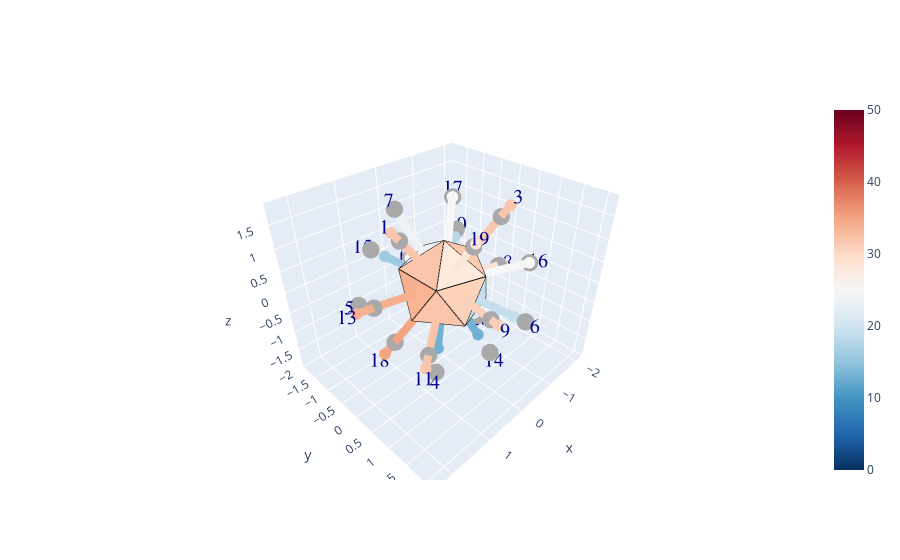

Notebook cell for this chart:
### Code cell
#CALL THE DISPLAY FUNCTIONS:

# dice_set = rng.choice(test_dice.iloc[:,0], 500, shuffle=False)
# dice_set = test_dice.iloc[:,0]

display_dice_v2(dice_set)
dice_hist, test_hist, test_sets, numsets = plot_dice_stats_v2(dice_set, numsets=20000)
test_err1, test_err2, dice_err1, dice_err2 = get_adjacency_likelihood(dice_set, test_sets)

### Figure 1 — Plotly figure (JSON) as saved in the notebook; plotly's stock layout.template omitted (floating-point values rounded to 4 significant figures)
{"data": [{"cmax": 50, "cmin": 0, "colorscale": [[0, "rgb(5,48,97)"], [0.1, "rgb(33,102,172)"], [0.2, "rgb(67,147,195)"], [0.3, "rgb(146,197,222)"], [0.4, "rgb(209,229,240)"], [0.5, "rgb(247,247,247)"], [0.6, "rgb(253,219,199)"], [0.7, "rgb(244,165,130)"], [0.8, "rgb(214,96,77)"], [0.9, "rgb(178,24,43)"], [1, "rgb(103,0,31)"]], "i": [0, 6, 0, 2, 8, 2, 0, 4, 1, 5, 1, 6, 1, 2, 7, 3, 0, 8, 0, 4], "intensity": [32, 26, 32, 13, 22, 19, 24, 29, 31, 18, 32, 25, 34, 13, 16, 25, 25, 35, 28, 21], "intensitymode": "cell", "j": [1, 8, 3, 10, 9, 3, 7, 5, 2, 6, 2, 7, 9, 4, 8, 4, 5, 10, 1, 6], "k": [9, 11, 5, 11, 10, 4, 9, 6, 3, 7, 10, 8, 10, 11, 9, 5, 7, 11, 3, 11], "lighting": {"ambient": 1}, "type": "mesh3d", "x": [0, 0.7236, 0.2764, -0.2764, -0.7236, -0.8944, -0.7236, -0.2764, 0.2764, 0.7236, 0.8944, 1.225e-16], "y": [0, 0.5257, 0.8507, 0.8507, 0.5257, 1.095e-16, -0.5257, -0.8507, -0.8507, -0.5257, -2.191e-16, 0], "z": [1, 0.4472, -0.4472, 0.4472, -0.4472, 0.4472, -0.4472, 0.4472, -0.4472, 0.4472, -0.4472, -1]}, {"marker": {"color": "darkgray", "size": 6, "symbol": "circle"}, "mode": "markers", "type": "scatter3d", "x": [1.087, -0.336, -0.8798, 0.8798, 1.423, -0.5437, 0.336, -1.76, 0.5437, -1.423, 1.423, -0.5437, 1.76, -0.336, 0.5437, -1.423, -0.8798, 0.8798, 0.336, -1.087], "y": [-8.342e-17, -1.034, 0.6392, 0.6392, -1.034, 1.673, -1.034, 2.503e-16, 1.673, -1.034, 1.034, -1.673, -2.48e-16, 1.034, -1.673, 1.034, -0.6392, -0.6392, 1.034, 1.668e-16], "z": [1.423, -1.423, 1.423, -1.423, -0.336, -0.336, 1.423, -0.336, 0.336, 0.336, -0.336, -0.336, 0.336, -1.423, 0.336, 0.336, 1.423, -1.423, 1.423, -1.423]}, {"marker": {"color": 1, "opacity": 1, "size": 12}, "mode": "lines", "name": "vertices", "type": "scatter3d", "x": [0, 0.7236, -0.2764, 0, -0.8944, -0.2764, 0.2764, -0.7236, -0.2764, -0.8944, -0.7236, -0.7236, -0.8944, -0.2764, -0.7236, 0.2764, -0.2764, 0, 0.7236, -0.2764, 0.2764, 0.7236, 0.7236, 0.8944, 0.2764, 1.225e-16, 0.8944, 0.2764, 1.225e-16, -0.7236, -0.7236, 1.225e-16, 0.8944, 0.7236, 0.7236, 0.2764], "y": [0, 0.5257, 0.8507, 0, 1.095e-16, 0.8507, 0.8507, 0.5257, 0.8507, 1.095e-16, 0.5257, -0.5257, 1.095e-16, -0.8507, -0.5257, -0.8507, -0.8507, 0, -0.5257, -0.8507, -0.8507, -0.5257, 0.5257, -2.191e-16, -0.8507, 0, -2.191e-16, 0.8507, 0, 0.5257, -0.5257, 0, -2.191e-16, -0.5257, 0.5257, 0.8507], "z": [1, 0.4472, 0.4472, 1, 0.4472, 0.4472, -0.4472, -0.4472, 0.4472, 0.4472, -0.4472, -0.4472, 0.4472, 0.4472, -0.4472, -0.4472, 0.4472, 1, 0.4472, 0.4472, -0.4472, 0.4472, 0.4472, -0.4472, -0.4472, -1, -0.4472, -0.4472, -1, -0.4472, -0.4472, -1, -0.4472, 0.4472, 0.4472, -0.4472]}, {"marker": {"cmax": 2, "cmin": 0, "color": [1.28, 1.28], "colorscale": [[0, "rgb(5,48,97)"], [0.1, "rgb(33,102,172)"], [0.2, "rgb(67,147,195)"], [0.3, "rgb(146,197,222)"], [0.4, "rgb(209,229,240)"], [0.5, "rgb(247,247,247)"], [0.6, "rgb(253,219,199)"], [0.7, "rgb(244,165,130)"], [0.8, "rgb(214,96,77)"], [0.9, "rgb(178,24,43)"], [1, "rgb(103,0,31)"]], "size": 4}, "mode": "markers", "type": "scatter3d", "x": [1.257, 0.442], "y": [-9.646e-17, -3.39e-17], "z": [1.646, 0.5785]}, {"line": {"cmax": 2, "cmin": 0, "color": [1.28, 1.28], "colorscale": [[0, "rgb(5,48,97)"], [0.1, "rgb(33,102,172)"], [0.2, "rgb(67,147,195)"], [0.3, "rgb(146,197,222)"], [0.4, "rgb(209,229,240)"], [0.5, "rgb(247,247,247)"], [0.6, "rgb(253,219,199)"], [0.7, "rgb(244,165,130)"], [0.8, "rgb(214,96,77)"], [0.9, "rgb(178,24,43)"], [1, "rgb(103,0,31)"]], "width": 16}, "marker": {"cmax": 2, "cmin": 0, "color": [1.28, 1.28], "colorscale": [[0, "rgb(5,48,97)"], [0.1, "rgb(33,102,172)"], [0.2, "rgb(67,147,195)"], [0.3, "rgb(146,197,222)"], [0.4, "rgb(209,229,240)"], [0.5, "rgb(247,247,247)"], [0.6, "rgb(253,219,199)"], [0.7, "rgb(244,165,130)"], [0.8, "rgb(214,96,77)"], [0.9, "rgb(178,24,43)"], [1, "rgb(103,0,31)"]], "size": 3}, "mode": "lines+markers", "type": "scatter3d", "x": [1.257, 0.442], "y": [-9.646e-17, -3.39e-17], "z": [1.646, 0.5785]}, {"marker": {"cmax": 2, "cmin": 0, "color": [1.04, 1.04], "colorscale": [[0, "rgb(5,48,97)"], [0.1, "rgb(33,102,172)"], [0.2, "rgb(67,147,195)"], [0.3, "rgb(146,197,222)"], [0.4, "rgb(209,229,240)"], [0.5, "rgb(247,247,247)"], [0.6, "rgb(253,219,199)"], [0.7, "rgb(244,165,130)"], [0.8, "rgb(214,96,77)"], [0.9, "rgb(178,24,43)"], [1, "rgb(103,0,31)"]], "size": 4}, "mode": "markers", "type": "scatter3d", "x": [-0.3435, -0.1366], "y": [-1.057, -0.4203], "z": [-1.455, -0.5785]}, {"line": {"cmax": 2, "cmin": 0, "color": [1.04, 1.04], "colorscale": [[0, "rgb(5,48,97)"], [0.1, "rgb(33,102,172)"], [0.2, "rgb(67,147,195)"], [0.3, "rgb(146,197,222)"], [0.4, "rgb(209,229,240)"], [0.5, "rgb(247,247,247)"], [0.6, "rgb(253,219,199)"], [0.7, "rgb(244,165,130)"], [0.8, "rgb(214,96,77)"], [0.9, "rgb(178,24,43)"], [1, "rgb(103,0,31)"]], "width": 16}, "marker": {"cmax": 2, "cmin": 0, "color": [1.04, 1.04], "colorscale": [[0, "rgb(5,48,97)"], [0.1, "rgb(33,102,172)"], [0.2, "rgb(67,147,195)"], [0.3, "rgb(146,197,222)"], [0.4, "rgb(209,229,240)"], [0.5, "rgb(247,247,247)"], [0.6, "rgb(253,219,199)"], [0.7, "rgb(244,165,130)"], [0.8, "rgb(214,96,77)"], [0.9, "rgb(178,24,43)"], [1, "rgb(103,0,31)"]], "size": 3}, "mode": "lines+markers", "type": "scatter3d", "x": [-0.3435, -0.1366], "y": [-1.057, -0.4203], "z": [-1.455, -0.5785]}, {"marker": {"cmax": 2, "cmin": 0, "color": [1.28, 1.28], "colorscale": [[0, "rgb(5,48,97)"], [0.1, "rgb(33,102,172)"], [0.2, "rgb(67,147,195)"], [0.3, "rgb(146,197,222)"], [0.4, "rgb(209,229,240)"], [0.5, "rgb(247,247,247)"], [0.6, "rgb(253,219,199)"], [0.7, "rgb(244,165,130)"], [0.8, "rgb(214,96,77)"], [0.9, "rgb(178,24,43)"], [1, "rgb(103,0,31)"]], "size": 4}, "mode": "markers", "type": "scatter3d", "x": [-1.017, -0.3575], "y": [0.7391, 0.2598], "z": [1.646, 0.5785]}, {"line": {"cmax": 2, "cmin": 0, "color": [1.28, 1.28], "colorscale": [[0, "rgb(5,48,97)"], [0.1, "rgb(33,102,172)"], [0.2, "rgb(67,147,195)"], [0.3, "rgb(146,197,222)"], [0.4, "rgb(209,229,240)"], [0.5, "rgb(247,247,247)"], [0.6, "rgb(253,219,199)"], [0.7, "rgb(244,165,130)"], [0.8, "rgb(214,96,77)"], [0.9, "rgb(178,24,43)"], [1, "rgb(103,0,31)"]], "width": 16}, "marker": {"cmax": 2, "cmin": 0, "color": [1.28, 1.28], "colorscale": [[0, "rgb(5,48,97)"], [0.1, "rgb(33,102,172)"], [0.2, "rgb(67,147,195)"], [0.3, "rgb(146,197,222)"], [0.4, "rgb(209,229,240)"], [0.5, "rgb(247,247,247)"], [0.6, "rgb(253,219,199)"], [0.7, "rgb(244,165,130)"], [0.8, "rgb(214,96,77)"], [0.9, "rgb(178,24,43)"], [1, "rgb(103,0,31)"]], "size": 3}, "mode": "lines+markers", "type": "scatter3d", "x": [-1.017, -0.3575], "y": [0.7391, 0.2598], "z": [1.646, 0.5785]}, {"marker": {"cmax": 2, "cmin": 0, "color": [0.52, 0.52], "colorscale": [[0, "rgb(5,48,97)"], [0.1, "rgb(33,102,172)"], [0.2, "rgb(67,147,195)"], [0.3, "rgb(146,197,222)"], [0.4, "rgb(209,229,240)"], [0.5, "rgb(247,247,247)"], [0.6, "rgb(253,219,199)"], [0.7, "rgb(244,165,130)"], [0.8, "rgb(214,96,77)"], [0.9, "rgb(178,24,43)"], [1, "rgb(103,0,31)"]], "size": 4}, "mode": "markers", "type": "scatter3d", "x": [0.644, 0.3575], "y": [0.4679, 0.2598], "z": [-1.042, -0.5785]}, {"line": {"cmax": 2, "cmin": 0, "color": [0.52, 0.52], "colorscale": [[0, "rgb(5,48,97)"], [0.1, "rgb(33,102,172)"], [0.2, "rgb(67,147,195)"], [0.3, "rgb(146,197,222)"], [0.4, "rgb(209,229,240)"], [0.5, "rgb(247,247,247)"], [0.6, "rgb(253,219,199)"], [0.7, "rgb(244,165,130)"], [0.8, "rgb(214,96,77)"], [0.9, "rgb(178,24,43)"], [1, "rgb(103,0,31)"]], "width": 16}, "marker": {"cmax": 2, "cmin": 0, "color": [0.52, 0.52], "colorscale": [[0, "rgb(5,48,97)"], [0.1, "rgb(33,102,172)"], [0.2, "rgb(67,147,195)"], [0.3, "rgb(146,197,222)"], [0.4, "rgb(209,229,240)"], [0.5, "rgb(247,247,247)"], [0.6, "rgb(253,219,199)"], [0.7, "rgb(244,165,130)"], [0.8, "rgb(214,96,77)"], [0.9, "rgb(178,24,43)"], [1, "rgb(103,0,31)"]], "size": 3}, "mode": "lines+markers", "type": "scatter3d", "x": [0.644, 0.3575], "y": [0.4679, 0.2598], "z": [-1.042, -0.5785]}, {"marker": {"cmax": 2, "cmin": 0, "color": [0.88, 0.88], "colorscale": [[0, "rgb(5,48,97)"], [0.1, "rgb(33,102,172)"], [0.2, "rgb(67,147,195)"], [0.3, "rgb(146,197,222)"], [0.4, "rgb(209,229,240)"], [0.5, "rgb(247,247,247)"], [0.6, "rgb(253,219,199)"], [0.7, "rgb(244,165,130)"], [0.8, "rgb(214,96,77)"], [0.9, "rgb(178,24,43)"], [1, "rgb(103,0,31)"]], "size": 4}, "mode": "markers", "type": "scatter3d", "x": [1.328, 0.5785], "y": [-0.9649, -0.4203], "z": [-0.3135, -0.1366]}, {"line": {"cmax": 2, "cmin": 0, "color": [0.88, 0.88], "colorscale": [[0, "rgb(5,48,97)"], [0.1, "rgb(33,102,172)"], [0.2, "rgb(67,147,195)"], [0.3, "rgb(146,197,222)"], [0.4, "rgb(209,229,240)"], [0.5, "rgb(247,247,247)"], [0.6, "rgb(253,219,199)"], [0.7, "rgb(244,165,130)"], [0.8, "rgb(214,96,77)"], [0.9, "rgb(178,24,43)"], [1, "rgb(103,0,31)"]], "width": 16}, "marker": {"cmax": 2, "cmin": 0, "color": [0.88, 0.88], "colorscale": [[0, "rgb(5,48,97)"], [0.1, "rgb(33,102,172)"], [0.2, "rgb(67,147,195)"], [0.3, "rgb(146,197,222)"], [0.4, "rgb(209,229,240)"], [0.5, "rgb(247,247,247)"], [0.6, "rgb(253,219,199)"], [0.7, "rgb(244,165,130)"], [0.8, "rgb(214,96,77)"], [0.9, "rgb(178,24,43)"], [1, "rgb(103,0,31)"]], "size": 3}, "mode": "lines+markers", "type": "scatter3d", "x": [1.328, 0.5785], "y": [-0.9649, -0.4203], "z": [-0.3135, -0.1366]}, {"marker": {"cmax": 2, "cmin": 0, "color": [0.76, 0.76], "colorscale": [[0, "rgb(5,48,97)"], [0.1, "rgb(33,102,172)"], [0.2, "rgb(67,147,195)"], [0.3, "rgb(146,197,222)"], [0.4, "rgb(209,229,240)"], [0.5, "rgb(247,247,247)"], [0.6, "rgb(253,219,199)"], [0.7, "rgb(244,165,130)"], [0.8, "rgb(214,96,77)"], [0.9, "rgb(178,24,43)"], [1, "rgb(103,0,31)"]], "size": 4}, "mode": "markers", "type": "scatter3d", "x": [-0.4709, -0.221], "y": [1.449, 0.6801], "z": [-0.291, -0.1366]}, {"line": {"cmax": 2, "cmin": 0, "color": [0.76, 0.76], "colorscale": [[0, "rgb(5,48,97)"], [0.1, "rgb(33,102,172)"], [0.2, "rgb(67,147,195)"], [0.3, "rgb(146,197,222)"], [0.4, "rgb(209,229,240)"], [0.5, "rgb(247,247,247)"], [0.6, "rgb(253,219,199)"], [0.7, "rgb(244,165,130)"], [0.8, "rgb(214,96,77)"], [0.9, "rgb(178,24,43)"], [1, "rgb(103,0,31)"]], "width": 16}, "marker": {"cmax": 2, "cmin": 0, "color": [0.76, 0.76], "colorscale": [[0, "rgb(5,48,97)"], [0.1, "rgb(33,102,172)"], [0.2, "rgb(67,147,195)"], [0.3, "rgb(146,197,222)"], [0.4, "rgb(209,229,240)"], [0.5, "rgb(247,247,247)"], [0.6, "rgb(253,219,199)"], [0.7, "rgb(244,165,130)"], [0.8, "rgb(214,96,77)"], [0.9, "rgb(178,24,43)"], [1, "rgb(103,0,31)"]], "size": 3}, "mode": "lines+markers", "type": "scatter3d", "x": [-0.4709, -0.221], "y": [1.449, 0.6801], "z": [-0.291, -0.1366]}, {"marker": {"cmax": 2, "cmin": 0, "color": [0.96, 0.96], "colorscale": [[0, "rgb(5,48,97)"], [0.1, "rgb(33,102,172)"], [0.2, "rgb(67,147,195)"], [0.3, "rgb(146,197,222)"], [0.4, "rgb(209,229,240)"], [0.5, "rgb(247,247,247)"], [0.6, "rgb(253,219,199)"], [0.7, "rgb(244,165,130)"], [0.8, "rgb(214,96,77)"], [0.9, "rgb(178,24,43)"], [1, "rgb(103,0,31)"]], "size": 4}, "mode": "markers", "type": "scatter3d", "x": [0.3285, 0.1366], "y": [-1.011, -0.4203], "z": [1.392, 0.5785]}, {"line": {"cmax": 2, "cmin": 0, "color": [0.96, 0.96], "colorscale": [[0, "rgb(5,48,97)"], [0.1, "rgb(33,102,172)"], [0.2, "rgb(67,147,195)"], [0.3, "rgb(146,197,222)"], [0.4, "rgb(209,229,240)"], [0.5, "rgb(247,247,247)"], [0.6, "rgb(253,219,199)"], [0.7, "rgb(244,165,130)"], [0.8, "rgb(214,96,77)"], [0.9, "rgb(178,24,43)"], [1, "rgb(103,0,31)"]], "width": 16}, "marker": {"cmax": 2, "cmin": 0, "color": [0.96, 0.96], "colorscale": [[0, "rgb(5,48,97)"], [0.1, "rgb(33,102,172)"], [0.2, "rgb(67,147,195)"], [0.3, "rgb(146,197,222)"], [0.4, "rgb(209,229,240)"], [0.5, "rgb(247,247,247)"], [0.6, "rgb(253,219,199)"], [0.7, "rgb(244,165,130)"], [0.8, "rgb(214,96,77)"], [0.9, "rgb(178,24,43)"], [1, "rgb(103,0,31)"]], "size": 3}, "mode": "lines+markers", "type": "scatter3d", "x": [0.3285, 0.1366], "y": [-1.011, -0.4203], "z": [1.392, 0.5785]}, {"marker": {"cmax": 2, "cmin": 0, "color": [1.16, 1.16], "colorscale": [[0, "rgb(5,48,97)"], [0.1, "rgb(33,102,172)"], [0.2, "rgb(67,147,195)"], [0.3, "rgb(146,197,222)"], [0.4, "rgb(209,229,240)"], [0.5, "rgb(247,247,247)"], [0.6, "rgb(253,219,199)"], [0.7, "rgb(244,165,130)"], [0.8, "rgb(214,96,77)"], [0.9, "rgb(178,24,43)"], [1, "rgb(103,0,31)"]], "size": 4}, "mode": "markers", "type": "scatter3d", "x": [-1.917, -0.7151], "y": [2.726e-16, 1.017e-16], "z": [-0.3661, -0.1366]}, {"line": {"cmax": 2, "cmin": 0, "color": [1.16, 1.16], "colorscale": [[0, "rgb(5,48,97)"], [0.1, "rgb(33,102,172)"], [0.2, "rgb(67,147,195)"], [0.3, "rgb(146,197,222)"], [0.4, "rgb(209,229,240)"], [0.5, "rgb(247,247,247)"], [0.6, "rgb(253,219,199)"], [0.7, "rgb(244,165,130)"], [0.8, "rgb(214,96,77)"], [0.9, "rgb(178,24,43)"], [1, "rgb(103,0,31)"]], "width": 16}, "marker": {"cmax": 2, "cmin": 0, "color": [1.16, 1.16], "colorscale": [[0, "rgb(5,48,97)"], [0.1, "rgb(33,102,172)"], [0.2, "rgb(67,147,195)"], [0.3, "rgb(146,197,222)"], [0.4, "rgb(209,229,240)"], [0.5, "rgb(247,247,247)"], [0.6, "rgb(253,219,199)"], [0.7, "rgb(244,165,130)"], [0.8, "rgb(214,96,77)"], [0.9, "rgb(178,24,43)"], [1, "rgb(103,0,31)"]], "size": 3}, "mode": "lines+markers", "type": "scatter3d", "x": [-1.917, -0.7151], "y": [2.726e-16, 1.017e-16], "z": [-0.3661, -0.1366]}, {"marker": {"cmax": 2, "cmin": 0, "color": [1.24, 1.24], "colorscale": [[0, "rgb(5,48,97)"], [0.1, "rgb(33,102,172)"], [0.2, "rgb(67,147,195)"], [0.3, "rgb(146,197,222)"], [0.4, "rgb(209,229,240)"], [0.5, "rgb(247,247,247)"], [0.6, "rgb(253,219,199)"], [0.7, "rgb(244,165,130)"], [0.8, "rgb(214,96,77)"], [0.9, "rgb(178,24,43)"], [1, "rgb(103,0,31)"]], "size": 4}, "mode": "markers", "type": "scatter3d", "x": [0.6166, 0.221], "y": [1.898, 0.6801], "z": [0.3811, 0.1366]}, {"line": {"cmax": 2, "cmin": 0, "color": [1.24, 1.24], "colorscale": [[0, "rgb(5,48,97)"], [0.1, "rgb(33,102,172)"], [0.2, "rgb(67,147,195)"], [0.3, "rgb(146,197,222)"], [0.4, "rgb(209,229,240)"], [0.5, "rgb(247,247,247)"], [0.6, "rgb(253,219,199)"], [0.7, "rgb(244,165,130)"], [0.8, "rgb(214,96,77)"], [0.9, "rgb(178,24,43)"], [1, "rgb(103,0,31)"]], "width": 16}, "marker": {"cmax": 2, "cmin": 0, "color": [1.24, 1.24], "colorscale": [[0, "rgb(5,48,97)"], [0.1, "rgb(33,102,172)"], [0.2, "rgb(67,147,195)"], [0.3, "rgb(146,197,222)"], [0.4, "rgb(209,229,240)"], [0.5, "rgb(247,247,247)"], [0.6, "rgb(253,219,199)"], [0.7, "rgb(244,165,130)"], [0.8, "rgb(214,96,77)"], [0.9, "rgb(178,24,43)"], [1, "rgb(103,0,31)"]], "size": 3}, "mode": "lines+markers", "type": "scatter3d", "x": [0.6166, 0.221], "y": [1.898, 0.6801], "z": [0.3811, 0.1366]}, {"marker": {"cmax": 2, "cmin": 0, "color": [0.72, 0.72], "colorscale": [[0, "rgb(5,48,97)"], [0.1, "rgb(33,102,172)"], [0.2, "rgb(67,147,195)"], [0.3, "rgb(146,197,222)"], [0.4, "rgb(209,229,240)"], [0.5, "rgb(247,247,247)"], [0.6, "rgb(253,219,199)"], [0.7, "rgb(244,165,130)"], [0.8, "rgb(214,96,77)"], [0.9, "rgb(178,24,43)"], [1, "rgb(103,0,31)"]], "size": 4}, "mode": "markers", "type": "scatter3d", "x": [-1.201, -0.5785], "y": [-0.8726, -0.4203], "z": [0.2835, 0.1366]}, {"line": {"cmax": 2, "cmin": 0, "color": [0.72, 0.72], "colorscale": [[0, "rgb(5,48,97)"], [0.1, "rgb(33,102,172)"], [0.2, "rgb(67,147,195)"], [0.3, "rgb(146,197,222)"], [0.4, "rgb(209,229,240)"], [0.5, "rgb(247,247,247)"], [0.6, "rgb(253,219,199)"], [0.7, "rgb(244,165,130)"], [0.8, "rgb(214,96,77)"], [0.9, "rgb(178,24,43)"], [1, "rgb(103,0,31)"]], "width": 16}, "marker": {"cmax": 2, "cmin": 0, "color": [0.72, 0.72], "colorscale": [[0, "rgb(5,48,97)"], [0.1, "rgb(33,102,172)"], [0.2, "rgb(67,147,195)"], [0.3, "rgb(146,197,222)"], [0.4, "rgb(209,229,240)"], [0.5, "rgb(247,247,247)"], [0.6, "rgb(253,219,199)"], [0.7, "rgb(244,165,130)"], [0.8, "rgb(214,96,77)"], [0.9, "rgb(178,24,43)"], [1, "rgb(103,0,31)"]], "size": 3}, "mode": "lines+markers", "type": "scatter3d", "x": [-1.201, -0.5785], "y": [-0.8726, -0.4203], "z": [0.2835, 0.1366]}, {"marker": {"cmax": 2, "cmin": 0, "color": [1.28, 1.28], "colorscale": [[0, "rgb(5,48,97)"], [0.1, "rgb(33,102,172)"], [0.2, "rgb(67,147,195)"], [0.3, "rgb(146,197,222)"], [0.4, "rgb(209,229,240)"], [0.5, "rgb(247,247,247)"], [0.6, "rgb(253,219,199)"], [0.7, "rgb(244,165,130)"], [0.8, "rgb(214,96,77)"], [0.9, "rgb(178,24,43)"], [1, "rgb(103,0,31)"]], "size": 4}, "mode": "markers", "type": "scatter3d", "x": [1.646, 0.5785], "y": [1.196, 0.4203], "z": [-0.3886, -0.1366]}, {"line": {"cmax": 2, "cmin": 0, "color": [1.28, 1.28], "colorscale": [[0, "rgb(5,48,97)"], [0.1, "rgb(33,102,172)"], [0.2, "rgb(67,147,195)"], [0.3, "rgb(146,197,222)"], [0.4, "rgb(209,229,240)"], [0.5, "rgb(247,247,247)"], [0.6, "rgb(253,219,199)"], [0.7, "rgb(244,165,130)"], [0.8, "rgb(214,96,77)"], [0.9, "rgb(178,24,43)"], [1, "rgb(103,0,31)"]], "width": 16}, "marker": {"cmax": 2, "cmin": 0, "color": [1.28, 1.28], "colorscale": [[0, "rgb(5,48,97)"], [0.1, "rgb(33,102,172)"], [0.2, "rgb(67,147,195)"], [0.3, "rgb(146,197,222)"], [0.4, "rgb(209,229,240)"], [0.5, "rgb(247,247,247)"], [0.6, "rgb(253,219,199)"], [0.7, "rgb(244,165,130)"], [0.8, "rgb(214,96,77)"], [0.9, "rgb(178,24,43)"], [1, "rgb(103,0,31)"]], "size": 3}, "mode": "lines+markers", "type": "scatter3d", "x": [1.646, 0.5785], "y": [1.196, 0.4203], "z": [-0.3886, -0.1366]}, {"marker": {"cmax": 2, "cmin": 0, "color": [1, 1], "colorscale": [[0, "rgb(5,48,97)"], [0.1, "rgb(33,102,172)"], [0.2, "rgb(67,147,195)"], [0.3, "rgb(146,197,222)"], [0.4, "rgb(209,229,240)"], [0.5, "rgb(247,247,247)"], [0.6, "rgb(253,219,199)"], [0.7, "rgb(244,165,130)"], [0.8, "rgb(214,96,77)"], [0.9, "rgb(178,24,43)"], [1, "rgb(103,0,31)"]], "size": 4}, "mode": "markers", "type": "scatter3d", "x": [-0.5437, -0.221], "y": [-1.673, -0.6801], "z": [-0.336, -0.1366]}, {"line": {"cmax": 2, "cmin": 0, "color": [1, 1], "colorscale": [[0, "rgb(5,48,97)"], [0.1, "rgb(33,102,172)"], [0.2, "rgb(67,147,195)"], [0.3, "rgb(146,197,222)"], [0.4, "rgb(209,229,240)"], [0.5, "rgb(247,247,247)"], [0.6, "rgb(253,219,199)"], [0.7, "rgb(244,165,130)"], [0.8, "rgb(214,96,77)"], [0.9, "rgb(178,24,43)"], [1, "rgb(103,0,31)"]], "width": 16}, "marker": {"cmax": 2, "cmin": 0, "color": [1, 1], "colorscale": [[0, "rgb(5,48,97)"], [0.1, "rgb(33,102,172)"], [0.2, "rgb(67,147,195)"], [0.3, "rgb(146,197,222)"], [0.4, "rgb(209,229,240)"], [0.5, "rgb(247,247,247)"], [0.6, "rgb(253,219,199)"], [0.7, "rgb(244,165,130)"], [0.8, "rgb(214,96,77)"], [0.9, "rgb(178,24,43)"], [1, "rgb(103,0,31)"]], "size": 3}, "mode": "lines+markers", "type": "scatter3d", "x": [-0.5437, -0.221], "y": [-1.673, -0.6801], "z": [-0.336, -0.1366]}, {"marker": {"cmax": 2, "cmin": 0, "color": [1.36, 1.36], "colorscale": [[0, "rgb(5,48,97)"], [0.1, "rgb(33,102,172)"], [0.2, "rgb(67,147,195)"], [0.3, "rgb(146,197,222)"], [0.4, "rgb(209,229,240)"], [0.5, "rgb(247,247,247)"], [0.6, "rgb(253,219,199)"], [0.7, "rgb(244,165,130)"], [0.8, "rgb(214,96,77)"], [0.9, "rgb(178,24,43)"], [1, "rgb(103,0,31)"]], "size": 4}, "mode": "markers", "type": "scatter3d", "x": [2.113, 0.7151], "y": [-2.979e-16, -1.008e-16], "z": [0.4036, 0.1366]}, {"line": {"cmax": 2, "cmin": 0, "color": [1.36, 1.36], "colorscale": [[0, "rgb(5,48,97)"], [0.1, "rgb(33,102,172)"], [0.2, "rgb(67,147,195)"], [0.3, "rgb(146,197,222)"], [0.4, "rgb(209,229,240)"], [0.5, "rgb(247,247,247)"], [0.6, "rgb(253,219,199)"], [0.7, "rgb(244,165,130)"], [0.8, "rgb(214,96,77)"], [0.9, "rgb(178,24,43)"], [1, "rgb(103,0,31)"]], "width": 16}, "marker": {"cmax": 2, "cmin": 0, "color": [1.36, 1.36], "colorscale": [[0, "rgb(5,48,97)"], [0.1, "rgb(33,102,172)"], [0.2, "rgb(67,147,195)"], [0.3, "rgb(146,197,222)"], [0.4, "rgb(209,229,240)"], [0.5, "rgb(247,247,247)"], [0.6, "rgb(253,219,199)"], [0.7, "rgb(244,165,130)"], [0.8, "rgb(214,96,77)"], [0.9, "rgb(178,24,43)"], [1, "rgb(103,0,31)"]], "size": 3}, "mode": "lines+markers", "type": "scatter3d", "x": [2.113, 0.7151], "y": [-2.979e-16, -1.008e-16], "z": [0.4036, 0.1366]}, {"marker": {"cmax": 2, "cmin": 0, "color": [0.52, 0.52], "colorscale": [[0, "rgb(5,48,97)"], [0.1, "rgb(33,102,172)"], [0.2, "rgb(67,147,195)"], [0.3, "rgb(146,197,222)"], [0.4, "rgb(209,229,240)"], [0.5, "rgb(247,247,247)"], [0.6, "rgb(253,219,199)"], [0.7, "rgb(244,165,130)"], [0.8, "rgb(214,96,77)"], [0.9, "rgb(178,24,43)"], [1, "rgb(103,0,31)"]], "size": 4}, "mode": "markers", "type": "scatter3d", "x": [-0.246, -0.1366], "y": [0.7571, 0.4203], "z": [-1.042, -0.5785]}, {"line": {"cmax": 2, "cmin": 0, "color": [0.52, 0.52], "colorscale": [[0, "rgb(5,48,97)"], [0.1, "rgb(33,102,172)"], [0.2, "rgb(67,147,195)"], [0.3, "rgb(146,197,222)"], [0.4, "rgb(209,229,240)"], [0.5, "rgb(247,247,247)"], [0.6, "rgb(253,219,199)"], [0.7, "rgb(244,165,130)"], [0.8, "rgb(214,96,77)"], [0.9, "rgb(178,24,43)"], [1, "rgb(103,0,31)"]], "width": 16}, "marker": {"cmax": 2, "cmin": 0, "color": [0.52, 0.52], "colorscale": [[0, "rgb(5,48,97)"], [0.1, "rgb(33,102,172)"], [0.2, "rgb(67,147,195)"], [0.3, "rgb(146,197,222)"], [0.4, "rgb(209,229,240)"], [0.5, "rgb(247,247,247)"], [0.6, "rgb(253,219,199)"], [0.7, "rgb(244,165,130)"], [0.8, "rgb(214,96,77)"], [0.9, "rgb(178,24,43)"], [1, "rgb(103,0,31)"]], "size": 3}, "mode": "lines+markers", "type": "scatter3d", "x": [-0.246, -0.1366], "y": [0.7571, 0.4203], "z": [-1.042, -0.5785]}, {"marker": {"cmax": 2, "cmin": 0, "color": [0.64, 0.64], "colorscale": [[0, "rgb(5,48,97)"], [0.1, "rgb(33,102,172)"], [0.2, "rgb(67,147,195)"], [0.3, "rgb(146,197,222)"], [0.4, "rgb(209,229,240)"], [0.5, "rgb(247,247,247)"], [0.6, "rgb(253,219,199)"], [0.7, "rgb(244,165,130)"], [0.8, "rgb(214,96,77)"], [0.9, "rgb(178,24,43)"], [1, "rgb(103,0,31)"]], "size": 4}, "mode": "markers", "type": "scatter3d", "x": [0.4345, 0.221], "y": [-1.337, -0.6801], "z": [0.2685, 0.1366]}, {"line": {"cmax": 2, "cmin": 0, "color": [0.64, 0.64], "colorscale": [[0, "rgb(5,48,97)"], [0.1, "rgb(33,102,172)"], [0.2, "rgb(67,147,195)"], [0.3, "rgb(146,197,222)"], [0.4, "rgb(209,229,240)"], [0.5, "rgb(247,247,247)"], [0.6, "rgb(253,219,199)"], [0.7, "rgb(244,165,130)"], [0.8, "rgb(214,96,77)"], [0.9, "rgb(178,24,43)"], [1, "rgb(103,0,31)"]], "width": 16}, "marker": {"cmax": 2, "cmin": 0, "color": [0.64, 0.64], "colorscale": [[0, "rgb(5,48,97)"], [0.1, "rgb(33,102,172)"], [0.2, "rgb(67,147,195)"], [0.3, "rgb(146,197,222)"], [0.4, "rgb(209,229,240)"], [0.5, "rgb(247,247,247)"], [0.6, "rgb(253,219,199)"], [0.7, "rgb(244,165,130)"], [0.8, "rgb(214,96,77)"], [0.9, "rgb(178,24,43)"], [1, "rgb(103,0,31)"]], "size": 3}, "mode": "lines+markers", "type": "scatter3d", "x": [0.4345, 0.221], "y": [-1.337, -0.6801], "z": [0.2685, 0.1366]}, {"marker": {"cmax": 2, "cmin": 0, "color": [1, 1], "colorscale": [[0, "rgb(5,48,97)"], [0.1, "rgb(33,102,172)"], [0.2, "rgb(67,147,195)"], [0.3, "rgb(146,197,222)"], [0.4, "rgb(209,229,240)"], [0.5, "rgb(247,247,247)"], [0.6, "rgb(253,219,199)"], [0.7, "rgb(244,165,130)"], [0.8, "rgb(214,96,77)"], [0.9, "rgb(178,24,43)"], [1, "rgb(103,0,31)"]], "size": 4}, "mode": "markers", "type": "scatter3d", "x": [-1.423, -0.5785], "y": [1.034, 0.4203], "z": [0.336, 0.1366]}, {"line": {"cmax": 2, "cmin": 0, "color": [1, 1], "colorscale": [[0, "rgb(5,48,97)"], [0.1, "rgb(33,102,172)"], [0.2, "rgb(67,147,195)"], [0.3, "rgb(146,197,222)"], [0.4, "rgb(209,229,240)"], [0.5, "rgb(247,247,247)"], [0.6, "rgb(253,219,199)"], [0.7, "rgb(244,165,130)"], [0.8, "rgb(214,96,77)"], [0.9, "rgb(178,24,43)"], [1, "rgb(103,0,31)"]], "width": 16}, "marker": {"cmax": 2, "cmin": 0, "color": [1, 1], "colorscale": [[0, "rgb(5,48,97)"], [0.1, "rgb(33,102,172)"], [0.2, "rgb(67,147,195)"], [0.3, "rgb(146,197,222)"], [0.4, "rgb(209,229,240)"], [0.5, "rgb(247,247,247)"], [0.6, "rgb(253,219,199)"], [0.7, "rgb(244,165,130)"], [0.8, "rgb(214,96,77)"], [0.9, "rgb(178,24,43)"], [1, "rgb(103,0,31)"]], "size": 3}, "mode": "lines+markers", "type": "scatter3d", "x": [-1.423, -0.5785], "y": [1.034, 0.4203], "z": [0.336, 0.1366]}, {"marker": {"cmax": 2, "cmin": 0, "color": [1, 1], "colorscale": [[0, "rgb(5,48,97)"], [0.1, "rgb(33,102,172)"], [0.2, "rgb(67,147,195)"], [0.3, "rgb(146,197,222)"], [0.4, "rgb(209,229,240)"], [0.5, "rgb(247,247,247)"], [0.6, "rgb(253,219,199)"], [0.7, "rgb(244,165,130)"], [0.8, "rgb(214,96,77)"], [0.9, "rgb(178,24,43)"], [1, "rgb(103,0,31)"]], "size": 4}, "mode": "markers", "type": "scatter3d", "x": [-0.8798, -0.3575], "y": [-0.6392, -0.2598], "z": [1.423, 0.5785]}, {"line": {"cmax": 2, "cmin": 0, "color": [1, 1], "colorscale": [[0, "rgb(5,48,97)"], [0.1, "rgb(33,102,172)"], [0.2, "rgb(67,147,195)"], [0.3, "rgb(146,197,222)"], [0.4, "rgb(209,229,240)"], [0.5, "rgb(247,247,247)"], [0.6, "rgb(253,219,199)"], [0.7, "rgb(244,165,130)"], [0.8, "rgb(214,96,77)"], [0.9, "rgb(178,24,43)"], [1, "rgb(103,0,31)"]], "width": 16}, "marker": {"cmax": 2, "cmin": 0, "color": [1, 1], "colorscale": [[0, "rgb(5,48,97)"], [0.1, "rgb(33,102,172)"], [0.2, "rgb(67,147,195)"], [0.3, "rgb(146,197,222)"], [0.4, "rgb(209,229,240)"], [0.5, "rgb(247,247,247)"], [0.6, "rgb(253,219,199)"], [0.7, "rgb(244,165,130)"], [0.8, "rgb(214,96,77)"], [0.9, "rgb(178,24,43)"], [1, "rgb(103,0,31)"]], "size": 3}, "mode": "lines+markers", "type": "scatter3d", "x": [-0.8798, -0.3575], "y": [-0.6392, -0.2598], "z": [1.423, 0.5785]}, {"marker": {"cmax": 2, "cmin": 0, "color": [1.4, 1.4], "colorscale": [[0, "rgb(5,48,97)"], [0.1, "rgb(33,102,172)"], [0.2, "rgb(67,147,195)"], [0.3, "rgb(146,197,222)"], [0.4, "rgb(209,229,240)"], [0.5, "rgb(247,247,247)"], [0.6, "rgb(253,219,199)"], [0.7, "rgb(244,165,130)"], [0.8, "rgb(214,96,77)"], [0.9, "rgb(178,24,43)"], [1, "rgb(103,0,31)"]], "size": 4}, "mode": "markers", "type": "scatter3d", "x": [1.076, 0.3575], "y": [-0.7819, -0.2598], "z": [-1.741, -0.5785]}, {"line": {"cmax": 2, "cmin": 0, "color": [1.4, 1.4], "colorscale": [[0, "rgb(5,48,97)"], [0.1, "rgb(33,102,172)"], [0.2, "rgb(67,147,195)"], [0.3, "rgb(146,197,222)"], [0.4, "rgb(209,229,240)"], [0.5, "rgb(247,247,247)"], [0.6, "rgb(253,219,199)"], [0.7, "rgb(244,165,130)"], [0.8, "rgb(214,96,77)"], [0.9, "rgb(178,24,43)"], [1, "rgb(103,0,31)"]], "width": 16}, "marker": {"cmax": 2, "cmin": 0, "color": [1.4, 1.4], "colorscale": [[0, "rgb(5,48,97)"], [0.1, "rgb(33,102,172)"], [0.2, "rgb(67,147,195)"], [0.3, "rgb(146,197,222)"], [0.4, "rgb(209,229,240)"], [0.5, "rgb(247,247,247)"], [0.6, "rgb(253,219,199)"], [0.7, "rgb(244,165,130)"], [0.8, "rgb(214,96,77)"], [0.9, "rgb(178,24,43)"], [1, "rgb(103,0,31)"]], "size": 3}, "mode": "lines+markers", "type": "scatter3d", "x": [1.076, 0.3575], "y": [-0.7819, -0.2598], "z": [-1.741, -0.5785]}, {"marker": {"cmax": 2, "cmin": 0, "color": [1.12, 1.12], "colorscale": [[0, "rgb(5,48,97)"], [0.1, "rgb(33,102,172)"], [0.2, "rgb(67,147,195)"], [0.3, "rgb(146,197,222)"], [0.4, "rgb(209,229,240)"], [0.5, "rgb(247,247,247)"], [0.6, "rgb(253,219,199)"], [0.7, "rgb(244,165,130)"], [0.8, "rgb(214,96,77)"], [0.9, "rgb(178,24,43)"], [1, "rgb(103,0,31)"]], "size": 4}, "mode": "markers", "type": "scatter3d", "x": [0.3586, 0.1366], "y": [1.104, 0.4203], "z": [1.519, 0.5785]}, {"line": {"cmax": 2, "cmin": 0, "color": [1.12, 1.12], "colorscale": [[0, "rgb(5,48,97)"], [0.1, "rgb(33,102,172)"], [0.2, "rgb(67,147,195)"], [0.3, "rgb(146,197,222)"], [0.4, "rgb(209,229,240)"], [0.5, "rgb(247,247,247)"], [0.6, "rgb(253,219,199)"], [0.7, "rgb(244,165,130)"], [0.8, "rgb(214,96,77)"], [0.9, "rgb(178,24,43)"], [1, "rgb(103,0,31)"]], "width": 16}, "marker": {"cmax": 2, "cmin": 0, "color": [1.12, 1.12], "colorscale": [[0, "rgb(5,48,97)"], [0.1, "rgb(33,102,172)"], [0.2, "rgb(67,147,195)"], [0.3, "rgb(146,197,222)"], [0.4, "rgb(209,229,240)"], [0.5, "rgb(247,247,247)"], [0.6, "rgb(253,219,199)"], [0.7, "rgb(244,165,130)"], [0.8, "rgb(214,96,77)"], [0.9, "rgb(178,24,43)"], [1, "rgb(103,0,31)"]], "size": 3}, "mode": "lines+markers", "type": "scatter3d", "x": [0.3586, 0.1366], "y": [1.104, 0.4203], "z": [1.519, 0.5785]}, {"marker": {"cmax": 2, "cmin": 0, "color": [0.84, 0.84], "colorscale": [[0, "rgb(5,48,97)"], [0.1, "rgb(33,102,172)"], [0.2, "rgb(67,147,195)"], [0.3, "rgb(146,197,222)"], [0.4, "rgb(209,229,240)"], [0.5, "rgb(247,247,247)"], [0.6, "rgb(253,219,199)"], [0.7, "rgb(244,165,130)"], [0.8, "rgb(214,96,77)"], [0.9, "rgb(178,24,43)"], [1, "rgb(103,0,31)"]], "size": 4}, "mode": "markers", "type": "scatter3d", "x": [-0.9903, -0.442], "y": [1.519e-16, 6.781e-17], "z": [-1.296, -0.5785]}, {"line": {"cmax": 2, "cmin": 0, "color": [0.84, 0.84], "colorscale": [[0, "rgb(5,48,97)"], [0.1, "rgb(33,102,172)"], [0.2, "rgb(67,147,195)"], [0.3, "rgb(146,197,222)"], [0.4, "rgb(209,229,240)"], [0.5, "rgb(247,247,247)"], [0.6, "rgb(253,219,199)"], [0.7, "rgb(244,165,130)"], [0.8, "rgb(214,96,77)"], [0.9, "rgb(178,24,43)"], [1, "rgb(103,0,31)"]], "width": 16}, "marker": {"cmax": 2, "cmin": 0, "color": [0.84, 0.84], "colorscale": [[0, "rgb(5,48,97)"], [0.1, "rgb(33,102,172)"], [0.2, "rgb(67,147,195)"], [0.3, "rgb(146,197,222)"], [0.4, "rgb(209,229,240)"], [0.5, "rgb(247,247,247)"], [0.6, "rgb(253,219,199)"], [0.7, "rgb(244,165,130)"], [0.8, "rgb(214,96,77)"], [0.9, "rgb(178,24,43)"], [1, "rgb(103,0,31)"]], "size": 3}, "mode": "lines+markers", "type": "scatter3d", "x": [-0.9903, -0.442], "y": [1.519e-16, 6.781e-17], "z": [-1.296, -0.5785]}, {"mode": "text", "text": ["1", "2", "3", "4", "5", "6", "7", "8", "9", "10", "11", "12", "13", "14", "15", "16", "17", "18", "19", "20"], "textfont": {"color": "darkblue", "family": "sans serif", "size": 20}, "textposition": "middle center", "type": "scatter3d", "x": [1.379, -0.3811, -1.116, 0.978, 1.582, -0.6044, 0.3736, -2.113, 0.6773, -1.582, 1.805, -0.6044, 2.31, -0.3736, 0.6044, -1.582, -0.978, 1.174, 0.3961, -1.209], "y": [-1.058e-16, -1.173, 0.8105, 0.7106, -1.15, 1.86, -1.15, 3.006e-16, 2.084, -1.15, 1.311, -1.86, -3.256e-16, 1.15, -1.86, 1.15, -0.7106, -0.8533, 1.219, 1.855e-16], "z": [1.805, -1.614, 1.805, -1.582, -0.3736, -0.3736, 1.582, -0.4036, 0.4186, 0.3736, -0.4261, -0.3736, 0.4411, -1.582, 0.3736, 0.3736, 1.582, -1.9, 1.678, -1.582]}], "layout": {"showlegend": false}}
